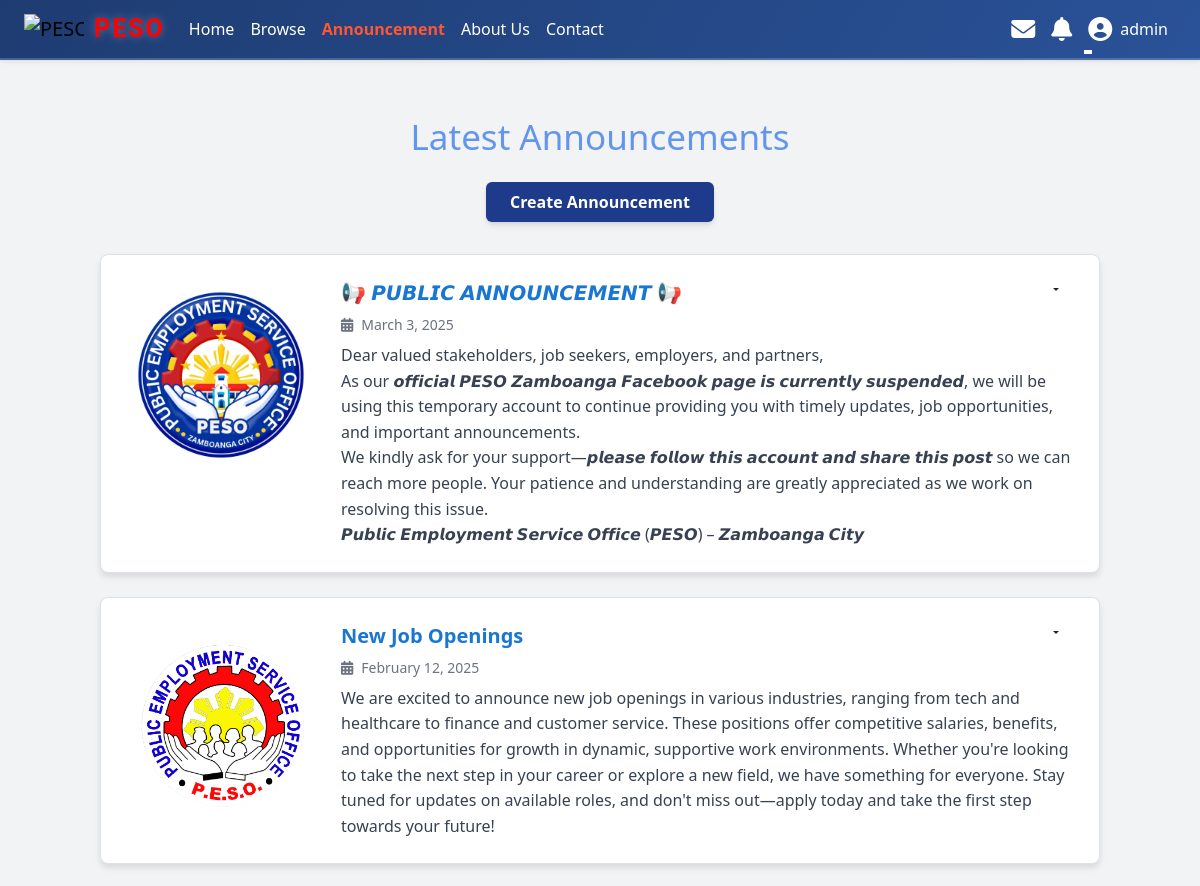
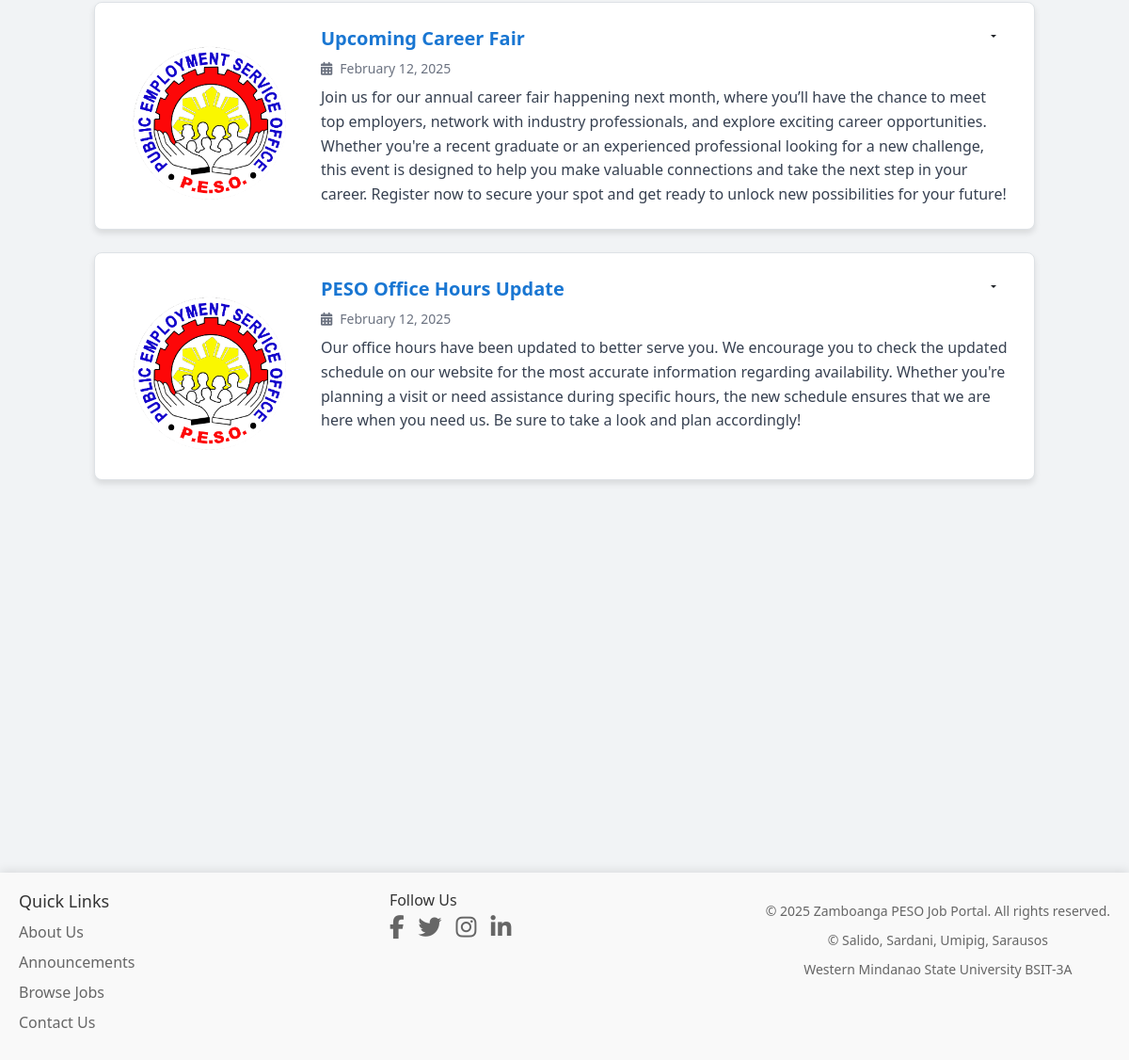
Screenshot of /admin/announcement.php (signed in) with the database file from the repository (2 pictures, top to bottom).
### tables this page shows
CREATE TABLE `announcements` (
  `id` int(11) NOT NULL,
  `title` varchar(255) NOT NULL,
  `content` text NOT NULL,
  `created_at` timestamp NOT NULL DEFAULT current_timestamp(),
  `thumbnail` varchar(255) DEFAULT NULL,
  `url_link` varchar(255) DEFAULT NULL
);

### admin/announcement.php (the view, shortened to what this page needs)
<?php
include '../includes/header.php';
$user_role = isset($_SESSION['role']) ? $_SESSION['role'] : null;
?>
<!DOCTYPE html>
<html lang="en">
<head>
    <link href="https://cdn.jsdelivr.net/npm/tailwindcss@2.2.19/dist/tailwind.min.css" rel="stylesheet">
    <link rel="stylesheet" href="https://cdnjs.cloudflare.com/ajax/libs/font-awesome/6.5.1/css/all.min.css">
    <link rel="stylesheet" href="/JOB/assets/announcement.css">
</head>
<body>
<br><h1 class="text-center mt-8 ">Latest Announcements</h1>
    <div class="container mt-6 text-center">
        <?php if ($user_role === 'admin'): ?>
            <button onclick="window.location.href='create_announcement.php'" class="py-2 px-4 bg-blue-900 hover:bg-blue-800 text-white font-semibold rounded-md shadow-md transition duration-300 ease-in-out">
                Create Announcement
            </button>
        <?php endif; ?>
    </div>
<div class="container mx-auto py-8">
    <?php
    $query = "SELECT * FROM announcements ORDER BY created_at DESC";
    $result = mysqli_query($conn, $query);
    if (mysqli_num_rows($result) > 0) {
        while ($row = mysqli_fetch_assoc($result)) {
            $thumbnail = $row['thumbnail'] ? '../uploads/' . $row['thumbnail'] : '../uploads/default/PESO.png';
            $url_link = $row['url_link'] ? $row['url_link'] : '#';
            $is_clickable = !empty($row['url_link']);
            echo '
<div class="announcement-card p-6 mb-6 relative flex items-start border rounded-lg shadow-md bg-white hover:bg-gray-100 transition-all duration-300 ease-in-out">
    ' . ($is_clickable ?
        '<a href="' . $url_link . '" target="_blank" class="flex items-start">' :
        '<div class="flex items-start">') . '
        <div class="announcement-thumbnail mr-6">
            <img src="' . $thumbnail . '" alt="Thumbnail" class="w-48 h-48 object-cover rounded-md">
        </div>
        <div class="announcement-content flex-1 flex-col">
            <h2 class="announcement-title text-xl font-bold text-[#1976d2] hover:underline mb-2">' . htmlspecialchars($row['title']) . '</h2>
            <p class="announcement-date text-sm text-gray-500 mb-2"><i class="fas fa-calendar-alt me-2"></i>' . date("F j, Y", strtotime($row['created_at'])) . '</p>
            <p class="announcement-content mt-2 text-gray-700">' . nl2br(htmlspecialchars($row['content'])) . '</p>
        </div>
    ' . ($is_clickable ? '</a>' : '</div>') . '
    ' . ($user_role === 'admin' ? '
    <div class="action-buttons absolute top-2 right-2">
        <button class="btn btn-outline-custom dropdown-toggle" type="button" data-bs-toggle="dropdown" aria-expanded="false">
        </button>
        <ul class="dropdown-menu">
            <li><a class="dropdown-item" href="edit_announcement.php?id=' . $row['id'] . '">Edit</a></li>
            <li><a class="dropdown-item delete-button btn-delete" href="#" data-id="' . $row['id'] . '" data-bs-toggle="modal" data-bs-target="#deleteModal">Delete</a></li>
        </ul>
    </div>
    ' : '') . '
</div>';
        }
    } else {
        echo '<p class="text-center text-gray-600">No announcements available at the moment.</p>';
    }
    ?>
</div>
</body>
</html>
<?php include '../includes/footer.php'; ?>

### assets/header.css (style rules this page uses)
* { margin: 0; padding: 0; box-sizing: border-box; }
body { padding-top: 60px; }
.btn { font-size: 0.8rem; padding: 0.6rem 1.5rem; border: none; border-radius: 15px; cursor: pointer; transition: all 0.3s ease; text-transform: uppercase; font-weight: 500; letter-spacing: 0.5px; }

### assets/announcement.css (style rules this page uses)
.announcement-card { background: #ffffff; border: 1px solid #e5e7eb; border-radius: 0.5rem; box-shadow: 0 4px 6px rgba(0, 0, 0, 0.1); transition: transform 0.3s ease-in-out, box-shadow 0.3s ease-in-out; position: relative; }
.announcement-title { font-size: 1.25rem; font-weight: 600; color: #1976d2; }
.announcement-date { font-size: 0.875rem; color: #6b7280; }
.announcement-content { font-size: 1rem; line-height: 1.6; color: #374151; }
.action-buttons { position: absolute; top: 1rem; right: 1rem; }
h1 { font-size: 35px !important; font-weight: 500; }
body { background-color: #f1f3f5; }
h1 { color:cornflowerblue; }

### includes/footer.php (style rules this page uses)
html, body { height: 100%; margin: 0; }

### rows the page displays
announcements: thumbnail (picture), title "📢 𝙋𝙐𝘽𝙇𝙄𝘾 𝘼𝙉𝙉𝙊𝙐𝙉𝘾𝙀𝙈𝙀𝙉𝙏 📢", created_at "March 3, 2025", content "Dear valued stakeholders, job seekers, employers, and partners, As our 𝙤𝙛𝙛𝙞𝙘𝙞𝙖𝙡 𝙋𝙀𝙎𝙊 𝙕𝙖𝙢𝙗𝙤𝙖𝙣𝙜𝙖 𝙁𝙖𝙘𝙚𝙗𝙤𝙤𝙠 𝙥𝙖𝙜𝙚 𝙞𝙨 𝙘𝙪𝙧𝙧𝙚𝙣𝙩𝙡𝙮 𝙨𝙪𝙨𝙥𝙚𝙣𝙙𝙚𝙙, we will be using this temporary account to continue providing you with timely updates, job opportunities, and important announcements. We kindly ask for your support—𝙥𝙡𝙚𝙖𝙨𝙚 𝙛𝙤𝙡𝙡𝙤𝙬 𝙩𝙝𝙞𝙨 𝙖𝙘𝙘𝙤𝙪𝙣𝙩 𝙖𝙣𝙙 𝙨𝙝𝙖𝙧𝙚 𝙩𝙝𝙞𝙨 𝙥𝙤𝙨𝙩 so we can reach more people. Your patience and understanding are greatly appreciated as we work on resolving this issue. 𝙋𝙪𝙗𝙡𝙞𝙘 𝙀𝙢𝙥𝙡𝙤𝙮𝙢𝙚𝙣𝙩 𝙎𝙚𝙧𝙫𝙞𝙘𝙚 𝙊𝙛𝙛𝙞𝙘𝙚 (𝙋𝙀𝙎𝙊) – 𝙕𝙖𝙢𝙗𝙤𝙖𝙣𝙜𝙖 𝘾𝙞𝙩𝙮"
announcements: title "New Job Openings", created_at "February 12, 2025", content "We are excited to announce new job openings in various industries, ranging from tech and healthcare to finance and customer service. These positions offer competitive salaries, benefits, and opportunities for growth in dynamic, supportive work environments. Whether you're looking to take the next step in your career or explore a new field, we have something for everyone. Stay tuned for updates on available roles, and don't miss out—apply today and take the first step towards your future!"
announcements: title "Upcoming Career Fair", created_at "February 12, 2025", content "Join us for our annual career fair happening next month, where you’ll have the chance to meet top employers, network with industry professionals, and explore exciting career opportunities. Whether you're a recent graduate or an experienced professional looking for a new challenge, this event is designed to help you make valuable connections and take the next step in your career. Register now to secure your spot and get ready to unlock new possibilities for your future!"
announcements: title "PESO Office Hours Update", created_at "February 12, 2025", content "Our office hours have been updated to better serve you. We encourage you to check the updated schedule on our website for the most accurate information regarding availability. Whether you're planning a visit or need assistance during specific hours, the new schedule ensures that we are here when you need us. Be sure to take a look and plan accordingly!"

### other values shown
$_SESSION['username'] "admin"
